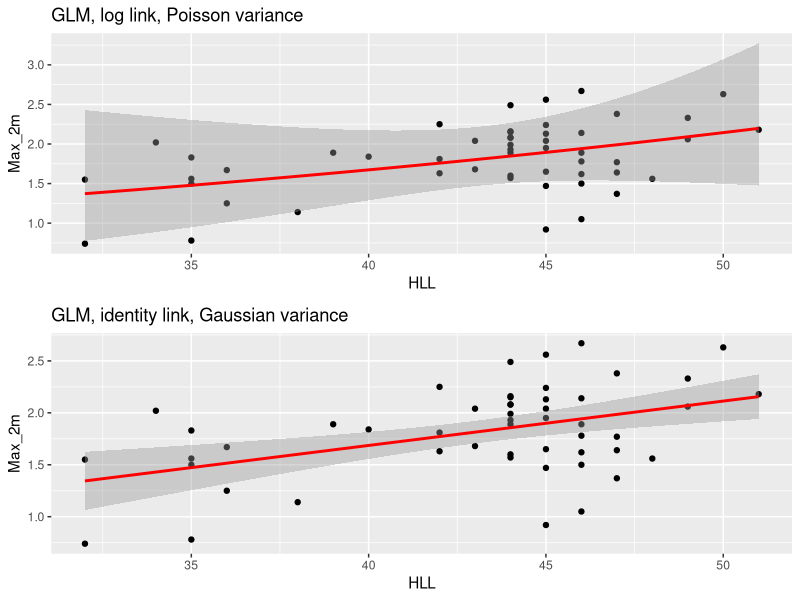
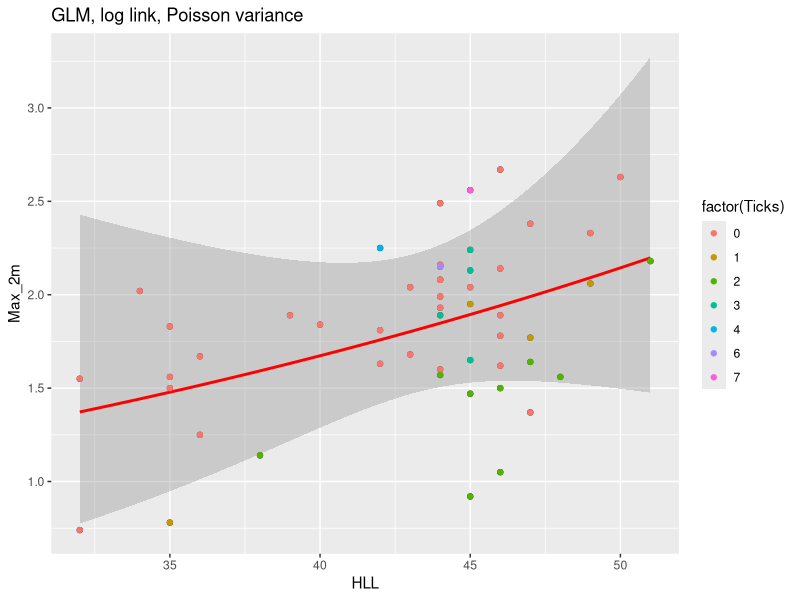

Source code (R) for these figures, in order: (Note: this script raises an error after producing the figures.)
## ---- chunk 1
knitr::opts_chunk$set(echo = TRUE)
packages_needed <- c("ggplot2", # graphics
                     "plyr",
                     "arm", # display() etc.
                     "MASS",
                     "ggfortify",
                     "gridExtra"
                     )
pk_to_install <- packages_needed [!( packages_needed %in% rownames(installed.packages())  )]
if(length(pk_to_install)>0 ){
  install.packages(pk_to_install,repos="http://cran.r-project.org")
}
#lapply(packages_needed, require, character.only = TRUE)
library(ggplot2)
library(plyr)
library(arm)
library(MASS)
library(ggfortify)
library(gridExtra)
## ---- chunk 2
library(readr)
lizard_sprint <- read_csv("lizard_sprint_tick.csv")

sprint.poisson <- glm(Max_2m~HLL, family= poisson(link=log), data= lizard_sprint)
sprint.ols <- glm(Max_2m~HLL, family= gaussian(link=identity), data= lizard_sprint)
#sprint.gamma <- glm(Max_2m~HLL, family=Gamma(link= "sqrt"), data= lizard_sprint)
anova(sprint.poisson,sprint.ols, test = "Chisq")
## ---- chunk 3
p1 <- ggplot(lizard_sprint,aes(HLL,Max_2m))+geom_point() +
  geom_smooth(method="glm",colour="red",
                         method.args=list(family="poisson"(link="log")))+
  labs(title="GLM, log link, Poisson variance")

p2 <- ggplot(lizard_sprint,aes(HLL,Max_2m))+geom_point() +
  geom_smooth(method="glm",colour="red",
                         method.args=list(family="gaussian"(link="identity")))+
  labs(title="GLM, identity link, Gaussian variance")

#p3 <-ggplot(lizard_sprint,aes(HLL,Max_2m))+geom_point() +
  #geom_smooth(method="glm",colour="red",
                         #method.args=list(family="Gamma"(link="sqrt")))+
  #labs(title="GLM, square-root link, Gamma variance")

grid.arrange(p1, p2, ncol=1)
## ---- chunk 4
p1+geom_point(aes(colour = factor(Ticks)))
## ---- chunk 5
sprint.poisson.ticks <- glm(Max_2m~HLL+factor(Ticks), family= poisson(link=log), data= lizard_sprint)
anova(sprint.poisson.ticks)
## ---- chunk 6
sprint.fullmodel.poi <- glm(Max_2m~Site+HLL+factor(Ticks), family= gaussian(link=identity), data= lizard_sprint)
anova(sprint.fullmodel)
summary(sprint.fullmodel)
## ---- chunk 7
tick.load <- glm(as.numeric(Ticks)~SVL, family= poisson(link=log), data= lizard_sprint)
summary(tick.load)
## ---- chunk 8
exp(0.07792)
## ---- chunk 9
ggplot(lizard_sprint,aes(SVL,Ticks))+geom_point() +
  geom_smooth(method="glm",colour="red",
                         method.args=list(family="poisson"(link="log")))+
  labs(title="Tick Load with Body Size")

ggplot(lizard_sprint,aes(SVL,as.integer(Ticks))) +
  geom_point() +
  geom_smooth(method.args=list(family="poisson"(link="log")))+
  labs(title="Tick Load with Body Size")
## ---- chunk 10
ggplot(lizard_sprint, aes(x = body.size, y = fitness)) +
geom_point() +
geom_smooth(method = "glm", method.args=list(family="gaussian"(link="identity")))+
#geom_smooth(span = 1, colour = "red", se = FALSE) +
xlab("Body mass (kg)") + ylab("Lifetime fitness (No. of Lambs)") +
  ggtitle("Linear Model = Gaussian Error Structure, Identity Link")
#note negative prediction of fitness below ~3kg.

ggplot(sheepfitness, aes(x = body.size, y = fitness)) +
geom_point() +
geom_smooth(method="glm", method.args=list(family="poisson"(link="log"))) +
xlab("Body mass (kg)") + ylab("Lifetime fitness (No. of Lambs)") +
  ggtitle("Linear Model = Poisson Error Structure, Log Link")
